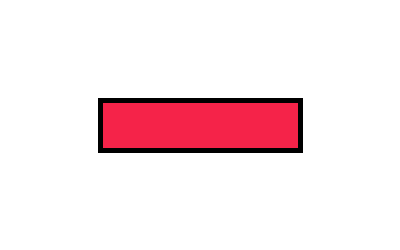
Frame 1 (no input)
Frame 60 (the mouse pressed at the canvas centre just before this capture): identical to frame 1, image omitted
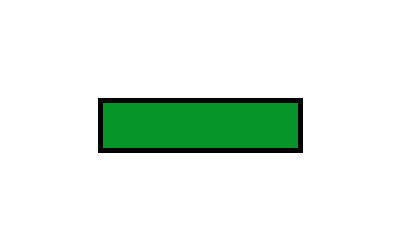
Frame 120 (the mouse held since frame 60 and released just before this capture)

The Processing sketch that drew these frames (run headless with seeded random() and noise(); from frame 60 on, the mouse is pressed at the canvas centre):

// Processing sketch: Rollover1
// ── Rollover1.pde
/*
 Wenn die Maus sich über einem Rechteck befindet, ändert dieses seine Farbe.
 Ergänze dazu den folgenden Sketch.
 */
int x = 100;
int y = 100;
int w = 200;
int h = 50;

void setup() {
  size(400, 250);
  strokeWeight(5);
}

void draw() {
  background(255);
  // ....
  // -a
  if (x < mouseX && mouseX < x + w && y < mouseY && mouseY < y + h)
    fill(#069528);
  else 
    fill(#F52349);
  // -b
  rect(x, y, w, h);
}
